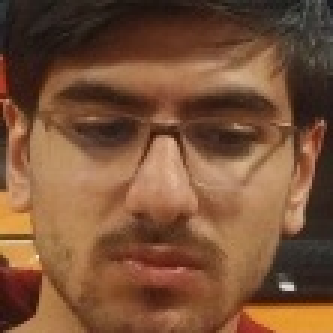
#> input picture bit_builder/lib/api/images/morteza.jpg, 111 x 111 px (shown 3 times larger)
$ python -i Facial_recognition.py   (imports and definitions only)   (older library calls are emulated)
#> lines starting #> are read from the running program, lines starting #| are printed output that depends on the picture
#> further down, picture is the input picture: shape (111, 111, 3); mean B, G, R 55.5, 82, 121.5
from fastapi import FastAPI, File, UploadFile, Form
import cv2
import numpy as np
import os
import json
from typing import Dict

class FaceFeatureExtractor:
    def __init__(self):
        self.face_cascade = cv2.CascadeClassifier(cv2.data.haarcascades + 'haarcascade_frontalface_default.xml')

    def extract_features(self, face_image) -> Dict:
        face = cv2.resize(face_image, (200, 200))
        gray = cv2.cvtColor(face, cv2.COLOR_BGR2GRAY)
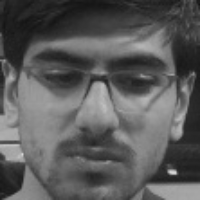
#> gray: shape (200, 200); min 19, max 215, mean 90.6

        # اضافه کردن ویژگی‌های جدید
        features = {
            "histogram": cv2.calcHist([gray], [0], None, [256], [0, 256]).flatten().tolist(),
            "mean_intensity": float(np.mean(gray)),
            "std_intensity": float(np.std(gray)),
            "face_area": int(face.shape[0] * face.shape[1]),
            "edge_density": float(np.mean(cv2.Canny(gray, 100, 200))),
            "symmetry_score": self._calculate_symmetry(gray),
            "local_binary_pattern": self._calculate_lbp(gray).tolist(),
            "gabor_features": self._calculate_gabor(gray).tolist(),
            "facial_landmarks": self._get_facial_landmarks(face),
            "texture_features": self._calculate_texture(gray).tolist()
        }
        return features

    def _calculate_symmetry(self, gray_image):
        height, width = gray_image.shape
#> height = 200; width = 200
        left_half = gray_image[:, :width//2]
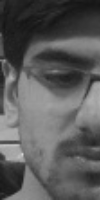
#> left_half: shape (200, 100); min 20, max 215, mean 90.4
        right_half = cv2.flip(gray_image[:, width//2:], 1)
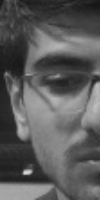
#> right_half: shape (200, 100); min 19, max 214, mean 90.9
        symmetry_score = float(np.mean(np.abs(left_half - right_half)))
#> symmetry_score = 147.4
        return symmetry_score
    def _calculate_lbp(self, gray_image):
        rows, cols = gray_image.shape
#> rows = 200; cols = 200
        lbp = np.zeros_like(gray_image)

        for i in range(1, rows-1):
            for j in range(1, cols-1):
                center = gray_image[i, j]
                # Get 8 neighbors only
                pixels = [
                    gray_image[i-1, j-1], gray_image[i-1, j], gray_image[i-1, j+1],
                    gray_image[i, j-1],                       gray_image[i, j+1],
                    gray_image[i+1, j-1], gray_image[i+1, j], gray_image[i+1, j+1]
                ]
                binary = np.array(pixels) >= center
                lbp[i, j] = np.sum(binary * 2**np.arange(8))
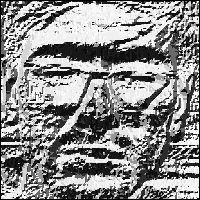
#> lbp: shape (200, 200); min 0, max 255, mean 139.5

        return np.histogram(lbp, bins=256, range=(0,256))[0]
    def _calculate_gabor(self, gray_image):
        # Simple Gabor filter implementation
        ksize = 33
#> ksize = 33
        sigma = 5.0
        theta = np.pi/4
        lambd = 10.0
        gamma = 0.5

        kernel = cv2.getGaborKernel((ksize, ksize), sigma, theta, lambd, gamma)
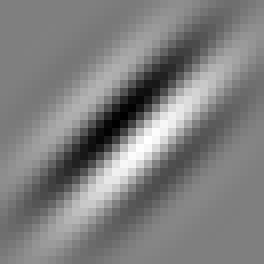
#> kernel: shape (33, 33) float64 (shown 8 times larger); min -0.886, max 0.886, mean 0; drawn with min black and max white
        filtered = cv2.filter2D(gray_image, cv2.CV_8UC3, kernel)
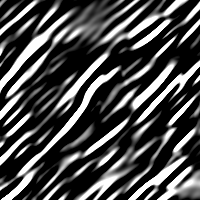
#> filtered: shape (200, 200); min 0, max 255, mean 75.9
        return np.mean(filtered, axis=(0,1))

    def _get_facial_landmarks(self, face):
        # Simplified facial landmarks
        gray = cv2.cvtColor(face, cv2.COLOR_BGR2GRAY)
        return np.mean(gray)

    def _calculate_texture(self, gray_image):
        # GLCM texture features
        glcm = np.zeros((8,8))
        h, w = gray_image.shape
#> h = 200; w = 200
        for i in range(h-1):
            for j in range(w-1):
                glcm[gray_image[i,j]//32, gray_image[i,j+1]//32] += 1
        return glcm.flatten()

class FaceDatabase:
    def __init__(self, db_path="face_features.json"):
        self.db_path = db_path
        self.features_db = self._load_db()

    # [60 lines left out: functions _load_db, save_features, compare_features, _calculate_similarity, not called in this run]
class FaceDetectionAPI:
    def __init__(self, image_folder="images"):
        self.app = FastAPI()
        self.IMAGE_FOLDER = image_folder
        os.makedirs(self.IMAGE_FOLDER, exist_ok=True)
        self.feature_extractor = FaceFeatureExtractor()
        self.face_db = FaceDatabase()
        self.setup_routes()

    # [56 lines left out: functions setup_routes, extract_face, not called in this run]

# [1 line that did not run here, left out]
# [1 line that did not run here, left out]

>>> import cv2
>>> picture = cv2.imread('images/morteza.jpg')
>>> result = FaceFeatureExtractor().extract_features(picture)
#> result = 10 items
